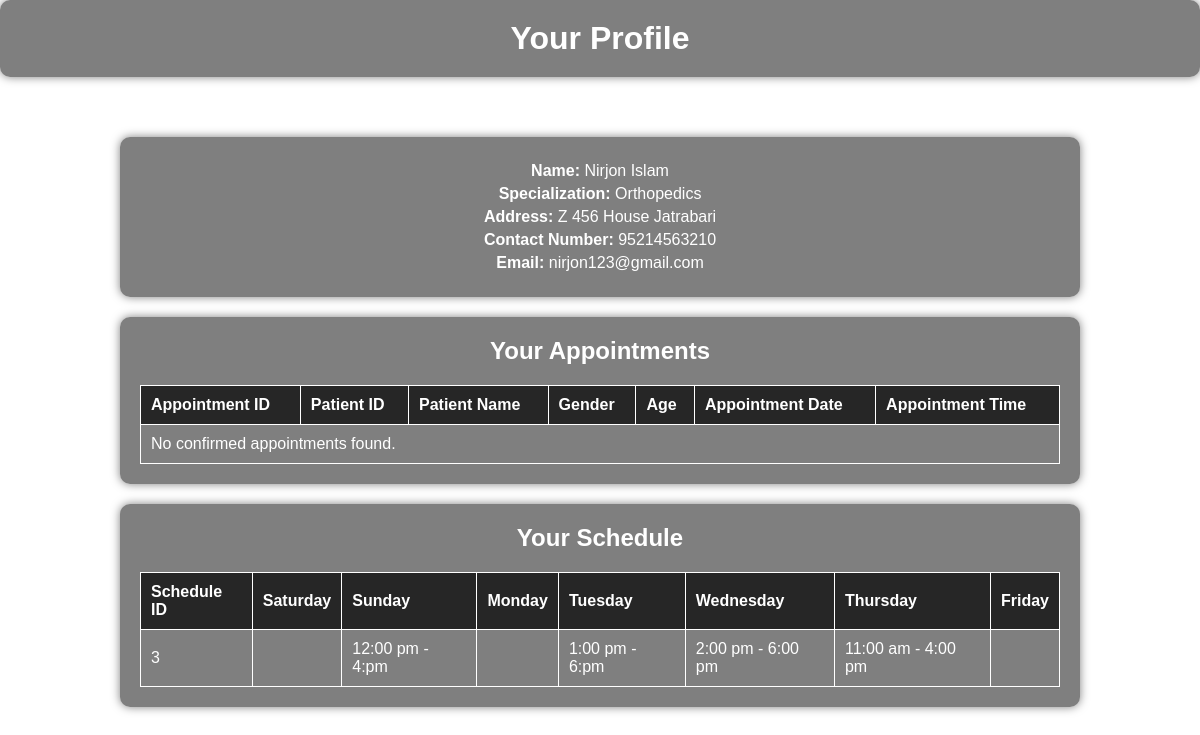
Screenshot of /doctors_site.php (signed in) with the database file from the repository.
### tables this page shows
CREATE TABLE `doctors` (
  `ID` int(11) NOT NULL,
  `Specialization` varchar(255) DEFAULT NULL,
  `Doctor_Name` varchar(255) DEFAULT NULL,
  `Address` longtext DEFAULT NULL,
  `Doctor_Fees` varchar(255) DEFAULT NULL,
  `Contact_No` bigint(11) DEFAULT NULL,
  `Doctor_Email` varchar(255) DEFAULT NULL,
  `Password` varchar(255) DEFAULT NULL,
  `Creation_Date` timestamp NULL DEFAULT current_timestamp(),
  `Update_Date` timestamp NULL DEFAULT NULL ON UPDATE current_timestamp()
);

CREATE TABLE `doctors_schedule` (
  `Schedule_ID` int(11) NOT NULL,
  `Doctor_ID` int(11) NOT NULL,
  `Doctor_Name` varchar(255) DEFAULT NULL,
  `Specialization` varchar(255) DEFAULT NULL,
  `Saturday` varchar(255) DEFAULT NULL,
  `Sunday` varchar(255) DEFAULT NULL,
  `Monday` varchar(255) DEFAULT NULL,
  `Tuesday` varchar(255) DEFAULT NULL,
  `Wednesday` varchar(255) DEFAULT NULL,
  `Thursday` varchar(255) DEFAULT NULL,
  `Friday` varchar(255) DEFAULT NULL
);

### doctors_site.php (the view, shortened to what this page needs)
<?php
include 'db.php';
$doctor_id = $_SESSION['doctor_id'];
$stmt = $conn->prepare("SELECT * FROM doctors WHERE ID = ?");
if ($stmt) {
    $stmt->bind_param("i", $doctor_id);
    $stmt->execute();
    $result = $stmt->get_result();
    $doctor = $result->fetch_assoc();
} else {
    echo "Error preparing statement: " . $conn->error;
    exit;
}
$appointments_query = "SELECT a.Appointment_ID, a.Patient_ID, a.Patient_Name, a.Gender, a.Age, a.Appointment_date, a.Appointment_time
                       FROM booked_appointments a
                       WHERE a.Doctor_ID = ? AND a.Status = 'Confirmed'";
$stmt = $conn->prepare($appointments_query);
$stmt->bind_param("i", $doctor_id);
$stmt->execute();
$appointments_result = $stmt->get_result();
$schedule_query = "SELECT * FROM doctors_schedule WHERE Doctor_ID = ?";
$stmt_schedule = $conn->prepare($schedule_query);
$stmt_schedule->bind_param("i", $doctor_id);
$stmt_schedule->execute();
$schedule_result = $stmt_schedule->get_result();
?>
<!DOCTYPE html>
<html lang="en">
<head>
</head>
<body>
    <div class="header">
        <h1>Your Profile</h1>
    </div>
    <div class="container">
        <div class="doctor-info">
            <p><strong>Name:</strong> <?php echo htmlspecialchars($doctor['Doctor_Name']); ?></p>
            <p><strong>Specialization:</strong> <?php echo htmlspecialchars($doctor['Specialization']); ?></p>
            <p><strong>Address:</strong> <?php echo htmlspecialchars($doctor['Address']); ?></p>
            <p><strong>Contact Number:</strong> <?php echo htmlspecialchars($doctor['Contact_No']); ?></p>
            <p><strong>Email:</strong> <?php echo htmlspecialchars($doctor['Doctor_Email']); ?></p>
        </div>
        <div class="appointments-table">
            <h2>Your Appointments</h2>
            <table>
                <tr>
                    <th>Appointment ID</th>
                    <th>Patient ID</th>
                    <th>Patient Name</th>
                    <th>Gender</th>
                    <th>Age</th>
                    <th>Appointment Date</th>
                    <th>Appointment Time</th>
                </tr>
                <?php if ($appointments_result->num_rows > 0): ?>
                    <?php while ($appointment = $appointments_result->fetch_assoc()): ?>
                        <tr>
                            <td><?php echo htmlspecialchars($appointment['Appointment_ID']); ?></td>
                            <td><?php echo htmlspecialchars($appointment['Patient_ID']); ?></td>
                            <td><?php echo htmlspecialchars($appointment['Patient_Name']); ?></td>
                            <td><?php echo htmlspecialchars($appointment['Gender']); ?></td>
                            <td><?php echo htmlspecialchars($appointment['Age']); ?></td>
                            <td><?php echo htmlspecialchars($appointment['Appointment_date']); ?></td>
                            <td><?php echo htmlspecialchars($appointment['Appointment_time']); ?></td>
                        </tr>
                    <?php endwhile; ?>
                <?php else: ?>
                    <tr>
                        <td colspan="7">No confirmed appointments found.</td>
                    </tr>
                <?php endif; ?>
            </table>
        </div>
        <div class="schedule-table">
            <h2>Your Schedule</h2>
            <table>
                <tr>
                    <th>Schedule ID</th>
                    <th>Saturday</th>
                    <th>Sunday</th>
                    <th>Monday</th>
                    <th>Tuesday</th>
                    <th>Wednesday</th>
                    <th>Thursday</th>
                    <th>Friday</th>
                </tr>
                <?php if ($schedule_result->num_rows > 0): ?>
                    <?php while ($schedule = $schedule_result->fetch_assoc()): ?>
                        <tr>
                            <td><?php echo htmlspecialchars($schedule['Schedule_ID']); ?></td>
                            <td><?php echo htmlspecialchars($schedule['Saturday']); ?></td>
                            <td><?php echo htmlspecialchars($schedule['Sunday']); ?></td>
                            <td><?php echo htmlspecialchars($schedule['Monday']); ?></td>
                            <td><?php echo htmlspecialchars($schedule['Tuesday']); ?></td>
                            <td><?php echo htmlspecialchars($schedule['Wednesday']); ?></td>
                            <td><?php echo htmlspecialchars($schedule['Thursday']); ?></td>
                            <td><?php echo htmlspecialchars($schedule['Friday']); ?></td>
                        </tr>
                    <?php endwhile; ?>
                <?php else: ?>
                    <tr>
                        <td colspan="8">No schedule found for this doctor.</td>
                    </tr>
                <?php endif; ?>
            </table>
        </div>
    </div>
</body>
</html>

### doctors_site.php (style rules this page uses)
body { background-image: url('doctors_background.jpg'); background-size: cover; background-repeat: no-repeat; color: white; font-family: Arial, sans-serif; height: 100vh; margin: 0; display: flex; flex-direction: column; justify-content: flex-start; align-items: center; }
.header { text-align: center; background-color: rgba(0, 0, 0, 0.5); padding: 20px; border-radius: 10px; box-shadow: 0 0 10px rgba(0, 0, 0, 0.5); width: 100%; box-sizing: border-box; }
.container { text-align: center; padding: 20px; margin-top: 20px; width: 80%; }
h1, h2 { margin: 0; }
.doctor-info, .appointments-table, .schedule-table { background-color: rgba(0, 0, 0, 0.5); border-radius: 10px; box-shadow: 0 0 10px rgba(0, 0, 0, 0.5); padding: 20px; margin-top: 20px; }
.doctor-info p { margin: 5px 0; }
table { width: 100%; border-collapse: collapse; margin-top: 20px; }
th, td { border: 1px solid white; padding: 10px; text-align: left; }
th { background-color: rgba(0, 0, 0, 0.7); }

### rows the page displays
doctors: Doctor_Name "Nirjon Islam", Specialization "Orthopedics", Address "Z 456 House Jatrabari", Contact_No "95214563210", Doctor_Email "nirjon123@gmail.com"
doctors_schedule: Schedule_ID "3", Sunday "12:00 pm - 4:pm", Tuesday "1:00 pm - 6:pm", Wednesday "2:00 pm - 6:00 pm", Thursday "11:00 am - 4:00 pm"
